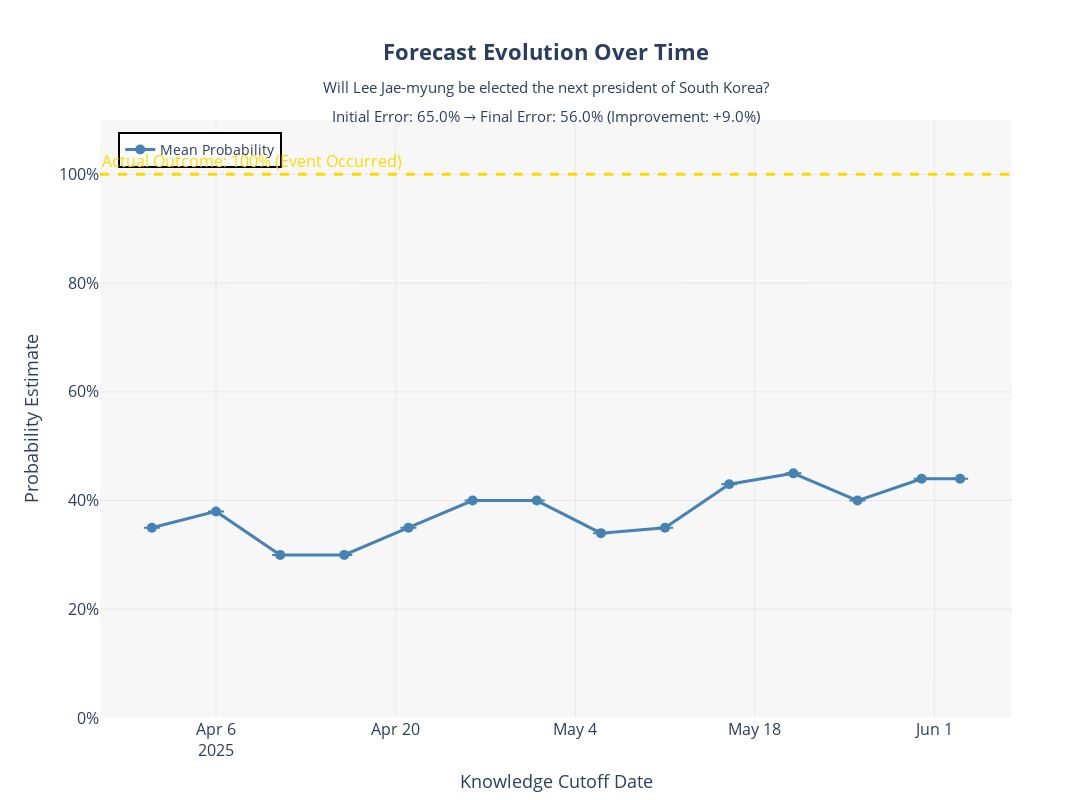

Notebook code for this chart:
### Markdown cell above
## Forecast Evolution Timeline

This plot shows how the mean probability estimate evolved over time, with error bars showing ±1 standard deviation at each time point.

**Key Features:**
- **Blue line**: Mean probability estimate over time
- **Error bars**: ±1 standard deviation (showing uncertainty)
- **Shaded region**: Confidence band (±1 std dev)
- **Gold line**: Actual outcome (if known)
- **Summary statistics**: Initial vs final forecast, error improvement

### Code cell
if evolution_results:
    # Analyze the evolution
    stats_df = await analyze_probability_evolution(evolution_results)
    
    # Create figure
    fig = go.Figure()
    
    # Add mean line with error bars
    fig.add_trace(go.Scatter(
        x=stats_df['date'],
        y=stats_df['mean'],
        mode='lines+markers',
        name='Mean Probability',
        line=dict(color='steelblue', width=3),
        marker=dict(size=10, color='steelblue', symbol='circle'),
        error_y=dict(
            type='data',
            array=stats_df['std'],
            visible=True,
            color='steelblue',
            thickness=2,
            width=8
        ),
        hovertemplate='<b>%{x|%B %d, %Y}</b><br>Mean: %{y:.1%}<extra></extra>'
    ))
    
    # Add actual outcome line if available
    if ACTUAL_OUTCOME is not None:
        outcome_text = f"Actual Outcome: {ACTUAL_OUTCOME:.0%}"
        if ACTUAL_OUTCOME == 1.0:
            outcome_text += " (Event Occurred)"
        elif ACTUAL_OUTCOME == 0.0:
            outcome_text += " (Event Did Not Occur)"
        
        fig.add_hline(
            y=ACTUAL_OUTCOME,
            line_dash="dash",
            line_color="gold",
            line_width=3,
            annotation_text=outcome_text,
            annotation_position="top left",
            annotation_font_size=16,
            annotation_font_color="gold"
        )
    
    # Add shaded confidence band (±1 std dev)
    fig.add_trace(go.Scatter(
        x=stats_df['date'],
        y=stats_df['mean'] + stats_df['std'],
        mode='lines',
        line=dict(width=0),
        showlegend=False,
        hoverinfo='skip'
    ))
    
    fig.add_trace(go.Scatter(
        x=stats_df['date'],
        y=stats_df['mean'] - stats_df['std'],
        mode='lines',
        line=dict(width=0),
        fillcolor='rgba(70, 130, 180, 0.2)',
        fill='tonexty',
        showlegend=False,
        hoverinfo='skip',
        name='±1 Std Dev'
    ))
    
    # Calculate initial and final forecast errors
    title_text = f"<b>Forecast Evolution Over Time</b><br><sub>{FORECAST_QUESTION}</sub>"
    
    if ACTUAL_OUTCOME is not None:
        initial_error = abs(stats_df.iloc[0]['mean'] - ACTUAL_OUTCOME)
        final_error = abs(stats_df.iloc[-1]['mean'] - ACTUAL_OUTCOME)
        improvement = initial_error - final_error
        
        title_text += (
            f"<br><sub>Initial Error: {initial_error:.1%} → Final Error: {final_error:.1%} " +
            f"(Improvement: {improvement:+.1%})</sub>"
        )
    
    # Update layout
    fig.update_layout(
        title=dict(
            text=title_text,
            font=dict(size=22),
            x=0.5,
            xanchor='center'
        ),
        xaxis=dict(
            title="Knowledge Cutoff Date",
            title_font_size=18,
            tickfont_size=16,
            showgrid=True,
            gridwidth=1,
            gridcolor='rgba(200,200,200,0.3)'
        ),
        yaxis=dict(
            title="Probability Estimate",
            title_font_size=18,
            tickfont_size=16,
            range=[0, 1.1],
            tickformat='.0%',
            showgrid=True,
            gridwidth=1,
            gridcolor='rgba(200,200,200,0.3)'
        ),
        height=800,
        width=1400,
        font=dict(size=16),
        plot_bgcolor='rgba(240,240,240,0.5)',
        margin=dict(t=120, b=80, l=100, r=80),
        hovermode='x unified',
        legend=dict(
            x=0.02,
            y=0.98,
            xanchor='left',
            yanchor='top',
            bgcolor='rgba(255,255,255,0.9)',
            bordercolor='black',
            borderwidth=2,
            font=dict(size=14)
        )
    )
    
    fig.show()
else:
    print("No evolution data to visualize. Run the data collection cell above first.")

### Figure 1 — Plotly figure (JSON) as saved in the notebook; plotly's stock layout.template omitted (floating-point values rounded to 4 significant figures)
{"data": [{"error_y": {"array": [0.0, 0.0, 0.0, 0.0, 0.0, 0.0, 0.0, 0.0, 0.0, 0.0, 0.0, 0.0, 0.0, 0.0], "color": "steelblue", "thickness": 2, "type": "data", "visible": true, "width": 8}, "hovertemplate": "<b>%{x|%B %d, %Y}</b><br>Mean: %{y:.1%}<extra></extra>", "line": {"color": "steelblue", "width": 3}, "marker": {"color": "steelblue", "size": 10, "symbol": "circle"}, "mode": "lines+markers", "name": "Mean Probability", "type": "scatter", "x": ["2025-04-01T00:00:00.000000000", "2025-04-06T00:00:00.000000000", "2025-04-11T00:00:00.000000000", "2025-04-16T00:00:00.000000000", "2025-04-21T00:00:00.000000000", "2025-04-26T00:00:00.000000000", "2025-05-01T00:00:00.000000000", "2025-05-06T00:00:00.000000000", "2025-05-11T00:00:00.000000000", "2025-05-16T00:00:00.000000000", "2025-05-21T00:00:00.000000000", "2025-05-26T00:00:00.000000000", "2025-05-31T00:00:00.000000000", "2025-06-03T00:00:00.000000000"], "y": [0.35, 0.38, 0.3, 0.3, 0.35, 0.4, 0.4, 0.34, 0.35, 0.43, 0.45, 0.4, 0.44, 0.44]}, {"hoverinfo": "skip", "line": {"width": 0}, "mode": "lines", "showlegend": false, "type": "scatter", "x": ["2025-04-01T00:00:00.000000000", "2025-04-06T00:00:00.000000000", "2025-04-11T00:00:00.000000000", "2025-04-16T00:00:00.000000000", "2025-04-21T00:00:00.000000000", "2025-04-26T00:00:00.000000000", "2025-05-01T00:00:00.000000000", "2025-05-06T00:00:00.000000000", "2025-05-11T00:00:00.000000000", "2025-05-16T00:00:00.000000000", "2025-05-21T00:00:00.000000000", "2025-05-26T00:00:00.000000000", "2025-05-31T00:00:00.000000000", "2025-06-03T00:00:00.000000000"], "y": [0.35, 0.38, 0.3, 0.3, 0.35, 0.4, 0.4, 0.34, 0.35, 0.43, 0.45, 0.4, 0.44, 0.44]}, {"fill": "tonexty", "fillcolor": "rgba(70, 130, 180, 0.2)", "hoverinfo": "skip", "line": {"width": 0}, "mode": "lines", "name": "±1 Std Dev", "showlegend": false, "type": "scatter", "x": ["2025-04-01T00:00:00.000000000", "2025-04-06T00:00:00.000000000", "2025-04-11T00:00:00.000000000", "2025-04-16T00:00:00.000000000", "2025-04-21T00:00:00.000000000", "2025-04-26T00:00:00.000000000", "2025-05-01T00:00:00.000000000", "2025-05-06T00:00:00.000000000", "2025-05-11T00:00:00.000000000", "2025-05-16T00:00:00.000000000", "2025-05-21T00:00:00.000000000", "2025-05-26T00:00:00.000000000", "2025-05-31T00:00:00.000000000", "2025-06-03T00:00:00.000000000"], "y": [0.35, 0.38, 0.3, 0.3, 0.35, 0.4, 0.4, 0.34, 0.35, 0.43, 0.45, 0.4, 0.44, 0.44]}], "layout": {"annotations": [{"font": {"color": "gold", "size": 16}, "showarrow": false, "text": "Actual Outcome: 100% (Event Occurred)", "x": 0, "xanchor": "left", "xref": "x domain", "y": 1, "yanchor": "bottom", "yref": "y"}], "font": {"size": 16}, "height": 800, "hovermode": "x unified", "legend": {"bgcolor": "rgba(255,255,255,0.9)", "bordercolor": "black", "borderwidth": 2, "font": {"size": 14}, "x": 0.02, "xanchor": "left", "y": 0.98, "yanchor": "top"}, "margin": {"b": 80, "l": 100, "r": 80, "t": 120}, "plot_bgcolor": "rgba(240,240,240,0.5)", "shapes": [{"line": {"color": "gold", "dash": "dash", "width": 3}, "type": "line", "x0": 0, "x1": 1, "xref": "x domain", "y0": 1, "y1": 1, "yref": "y"}], "title": {"font": {"size": 22}, "text": "<b>Forecast Evolution Over Time</b><br><sub>Will Lee Jae-myung be elected the next president of South Korea?</sub><br><sub>Initial Error: 65.0% → Final Error: 56.0% (Improvement: +9.0%)</sub>", "x": 0.5, "xanchor": "center"}, "width": 1400, "xaxis": {"gridcolor": "rgba(200,200,200,0.3)", "gridwidth": 1, "showgrid": true, "tickfont": {"size": 16}, "title": {"font": {"size": 18}, "text": "Knowledge Cutoff Date"}}, "yaxis": {"gridcolor": "rgba(200,200,200,0.3)", "gridwidth": 1, "range": [0, 1.1], "showgrid": true, "tickfont": {"size": 16}, "tickformat": ".0%", "title": {"font": {"size": 18}, "text": "Probability Estimate"}}}}
